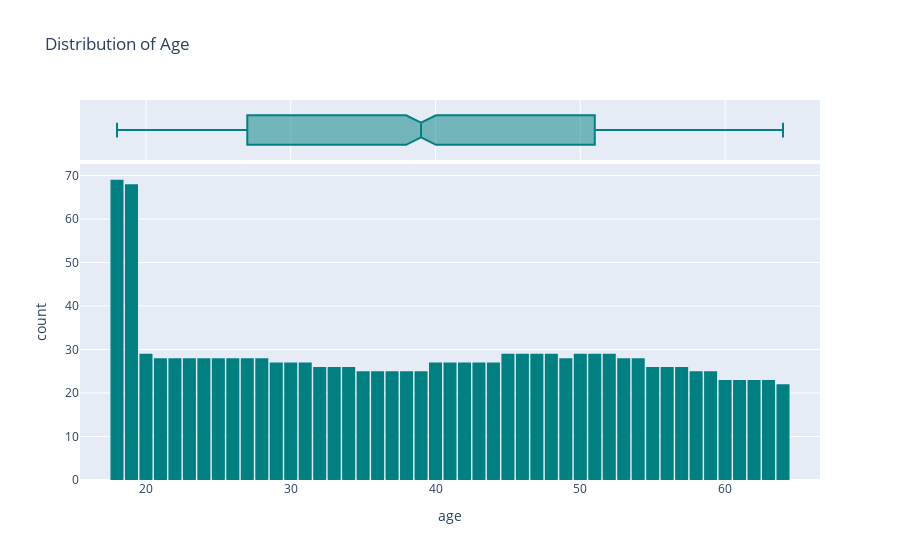

The code cell stored with this chart in its notebook:
### Code cell
fig = px.histogram(
    df,
    x='age',
    marginal='box',
    nbins=47,
    color_discrete_sequence=['teal'],
    title='Distribution of Age'
)
fig.update_layout(bargap=0.1)
fig.show();

### Figure 1 — Plotly figure (JSON) as saved in the notebook; plotly's stock layout.template omitted (floating-point values rounded to 4 significant figures; data arrays with more than 128 entries replaced by an {"elided": "..."} marker saying what was removed)
{"data": [{"alignmentgroup": "True", "bingroup": "x", "hovertemplate": "age=%{x}<br>count=%{y}<extra></extra>", "legendgroup": "", "marker": {"color": "teal", "pattern": {"shape": ""}}, "name": "", "nbinsx": 47, "offsetgroup": "", "orientation": "v", "showlegend": false, "type": "histogram", "x": {"elided": "1338 int values"}, "xaxis": "x", "yaxis": "y"}, {"alignmentgroup": "True", "hovertemplate": "age=%{x}<extra></extra>", "legendgroup": "", "marker": {"color": "teal"}, "name": "", "notched": true, "offsetgroup": "", "showlegend": false, "type": "box", "x": {"elided": "1338 int values"}, "xaxis": "x2", "yaxis": "y2"}], "layout": {"bargap": 0.1, "barmode": "relative", "legend": {"tracegroupgap": 0}, "title": {"text": "Distribution of Age"}, "xaxis": {"anchor": "y", "domain": [0, 1], "title": {"text": "age"}}, "xaxis2": {"anchor": "y2", "domain": [0, 1], "matches": "x", "showgrid": true, "showticklabels": false}, "yaxis": {"anchor": "x", "domain": [0, 0.8316], "title": {"text": "count"}}, "yaxis2": {"anchor": "x2", "domain": [0.8416, 1], "matches": "y2", "showgrid": false, "showline": false, "showticklabels": false, "ticks": ""}}}
